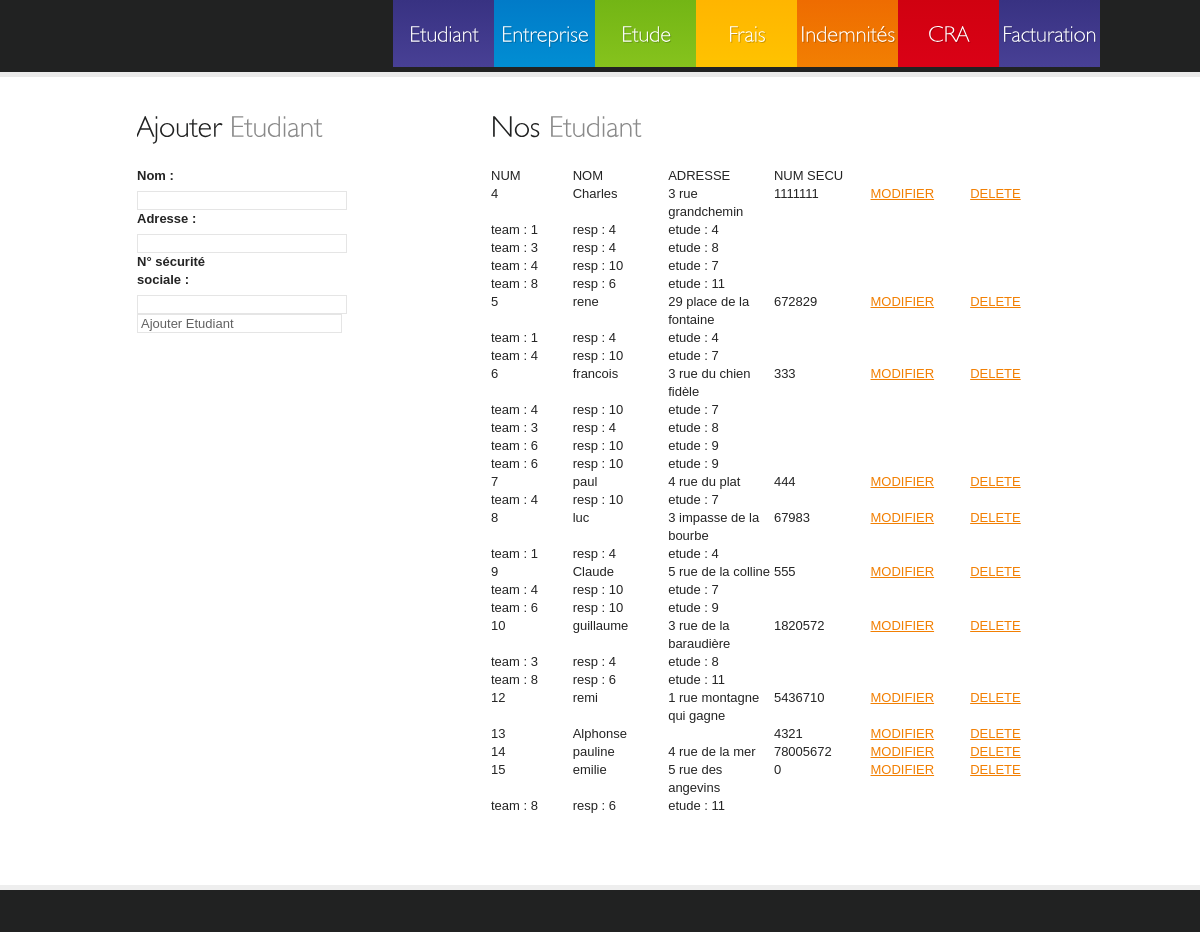
Screenshot of /admin/studentTool.php?return=null with the database file from the repository.
### tables this page shows
CREATE TABLE `etudiant` (
  `noEtudiant` int(255) NOT NULL AUTO_INCREMENT,
  `nomEtudiant` varchar(11) NOT NULL,
  `adresseEtudiant` varchar(150) NOT NULL,
  `noSecu` int(11) NOT NULL,
  PRIMARY KEY (`noEtudiant`)
);

CREATE TABLE `participant` (
  `noEquipe` int(11) NOT NULL,
  `noEtudiant` int(11) NOT NULL,
  KEY `noEquipe` (`noEquipe`),
  KEY `noEtudiant` (`noEtudiant`),
  KEY `noEquipe_2` (`noEquipe`),
  KEY `noEtudiant_2` (`noEtudiant`),
  KEY `noEquipe_3` (`noEquipe`),
  KEY `noEtudiant_3` (`noEtudiant`)
);

CREATE TABLE `equipe` (
  `noEquipe` int(11) NOT NULL AUTO_INCREMENT,
  `noResp` int(11) NOT NULL,
  `noEtude` int(11) NOT NULL,
  PRIMARY KEY (`noEquipe`),
  KEY `noResp` (`noResp`),
  KEY `noResp_2` (`noResp`),
  KEY `noEtude` (`noEtude`)
);

### admin/studentTool.php (the view, shortened to what this page needs)
<!DOCTYPE html>
<html lang="fr">
    <head>
        <link rel="stylesheet" href="../css/reset.css" type="text/css" media="all">
        <link rel="stylesheet" href="../css/style.css" type="text/css" media="all">
    </head>
    <body>
        <header>
            <div class="container">
                <nav>
                    <ul>
                        <li><a href="studentTool.php?return='null">Etudiant</a></li>
                        <li><a href="corpTool.php?return='null'">Entreprise</a></li>
                        <li><a href="studyTool.php?return='null'">Etude</a></li>
                        <li><a href="fraistool.php?return='null'">Frais</a></li>
                        <li><a href="indemnitesSelectEtudiant.php">Indemnités</a></li>
                        <li><a href="craTool.php">CRA</a></li>
                        <li><a href="factureTool.php">Facturation</a></li>
                    </ul>
                </nav>
            </div>
        </header>
        <div class="main-box">
            <div class="container">
                <div class="inside">
                    <div class="wrapper">
                        <aside>
                            <h2>Ajouter <span>Etudiant</span></h2>
                            <form id="contacts-form" action="addStudent.php" method="post">
                                <fieldset>
                                    <div class="field">
                                        <label> Nom :</label>
                                        <input name="name" type="text" value=""/>
                                    </div>
                                    <div class="field">
                                        <label>Adresse :</label>
                                        <input name="adress" type="text" value=""/>
                                    </div>
                                    <div class="field">
                                        <label>N° sécurité sociale :</label>
                                        <input name="secuNum" type="text" value=""/>
                                    </div>
                                    <div>
                                        <input type="submit" value="Ajouter Etudiant" /><br/>
                                    </div>
                                </fieldset>
                            </form>
                        </aside>
                        <section id="content">
                            <article>
                                <h2>Nos <span>Etudiant</span></h2>
                                <ul class="contacts">
                                    <?php
                                    $request = mysql_query('SELECT * FROM etudiant');
                                    echo '<table><tr><td>NUM</td><td>NOM</td><td>ADRESSE</td><td>NUM SECU</td></tr>';
                                    while ($tuple = mysql_fetch_object($request)) {
                                        $id = $tuple->noEtudiant;
                                        $nom = $tuple->nomEtudiant;
                                        $adresse = $tuple->adresseEtudiant;
                                        $noSecu = $tuple->noSecu;
                                        echo "<tr><td>$id</td><td>$nom</td><td>$adresse</td><td>$noSecu</td>";
                                        echo"<td><a href=\"modifyStudent.php?id=$id\">MODIFIER    </a></td>";
                                        echo "<td><a href=\"deleteStudent.php?id=$id\">DELETE</a></td></tr>";
                                        $participant = mysql_query("SELECT noEquipe FROM participant WHERE noEtudiant='$id'");
                                        while ($tupleparticipant = mysql_fetch_object($participant)) {
                                            $idTeam = $tupleparticipant->noEquipe;
                                            $team = mysql_fetch_object(mysql_query("SELECT * FROM equipe WHERE noEquipe='$idTeam'"));
                                            $idResp = $team->noResp;
                                            $idEtude = $team->noEtude;
                                            echo "<tr><td>team : $idTeam</td><td> resp : $idResp</td><td> etude : $idEtude</td><td></td><td></td></tr>";
                                        }
                                    }
                                    echo '</table>';
                                    ?>
                                </ul>
                            </article>
                        </section>
                    </div>
                </div>
            </div>
        </div>
  <footer>
  </footer>
</body>
</html>

### rows the page displays
etudiant: noEtudiant "4", nomEtudiant "Charles", adresseEtudiant "3 rue grandchemin", noSecu "1111111"
participant: noEquipe "1", noEquipe.noResp "4", noEquipe.noEtude "4"
participant: noEquipe "3", noEquipe.noResp "4", noEquipe.noEtude "8"
participant: noEquipe "4", noEquipe.noResp "10", noEquipe.noEtude "7"
participant: noEquipe "8", noEquipe.noResp "6", noEquipe.noEtude "11"
etudiant: noEtudiant "5", nomEtudiant "rene", adresseEtudiant "29 place de la fontaine", noSecu "672829"
participant: noEquipe "1", noEquipe.noResp "4", noEquipe.noEtude "4"
participant: noEquipe "4", noEquipe.noResp "10", noEquipe.noEtude "7"
etudiant: noEtudiant "6", nomEtudiant "francois", adresseEtudiant "3 rue du chien fidèle", noSecu "333"
participant: noEquipe "4", noEquipe.noResp "10", noEquipe.noEtude "7"
participant: noEquipe "3", noEquipe.noResp "4", noEquipe.noEtude "8"
participant: noEquipe "6", noEquipe.noResp "10", noEquipe.noEtude "9"
participant: noEquipe "6", noEquipe.noResp "10", noEquipe.noEtude "9"
etudiant: noEtudiant "7", nomEtudiant "paul", adresseEtudiant "4 rue du plat", noSecu "444"
participant: noEquipe "4", noEquipe.noResp "10", noEquipe.noEtude "7"
etudiant: noEtudiant "8", nomEtudiant "luc", adresseEtudiant "3 impasse de la bourbe", noSecu "67983"
participant: noEquipe "1", noEquipe.noResp "4", noEquipe.noEtude "4"
etudiant: noEtudiant "9", nomEtudiant "Claude", adresseEtudiant "5 rue de la colline", noSecu "555"
participant: noEquipe "4", noEquipe.noResp "10", noEquipe.noEtude "7"
participant: noEquipe "6", noEquipe.noResp "10", noEquipe.noEtude "9"
etudiant: noEtudiant "10", nomEtudiant "guillaume", adresseEtudiant "3 rue de la baraudière", noSecu "1820572"
participant: noEquipe "3", noEquipe.noResp "4", noEquipe.noEtude "8"
participant: noEquipe "8", noEquipe.noResp "6", noEquipe.noEtude "11"
etudiant: noEtudiant "12", nomEtudiant "remi", adresseEtudiant "1 rue montagne qui gagne", noSecu "5436710"
etudiant: noEtudiant "13", nomEtudiant "Alphonse", noSecu "4321"
etudiant: noEtudiant "14", nomEtudiant "pauline", adresseEtudiant "4 rue de la mer", noSecu "78005672"
etudiant: noEtudiant "15", nomEtudiant "emilie", adresseEtudiant "5 rue des angevins", noSecu "0"
participant: noEquipe "8", noEquipe.noResp "6", noEquipe.noEtude "11"
